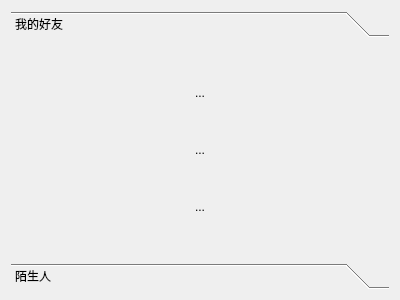
<?xml version="1.0" encoding="UTF-8"?>
<ui version="4.0">
 <class>Form</class>
 <widget class="QWidget" name="Form">
  <property name="geometry">
   <rect>
    <x>0</x>
    <y>0</y>
    <width>400</width>
    <height>300</height>
   </rect>
  </property>
  <property name="windowTitle">
   <string>Form</string>
  </property>
  <layout class="QGridLayout" name="gridLayout_3">
   <item row="0" column="0">
    <widget class="QToolBox" name="toolBox">
     <property name="currentIndex">
      <number>0</number>
     </property>
     <widget class="QWidget" name="page">
      <property name="geometry">
       <rect>
        <x>0</x>
        <y>-121</y>
        <width>368</width>
        <height>351</height>
       </rect>
      </property>
      <attribute name="label">
       <string>我的好友</string>
      </attribute>
      <layout class="QGridLayout" name="gridLayout">
       <item row="0" column="0">
        <widget class="QToolButton" name="toolButton">
         <property name="text">
          <string>...</string>
         </property>
         <property name="icon">
          <iconset resource="res.qrc">
           <normaloff>:/pic/1.png</normaloff>:/pic/1.png</iconset>
         </property>
         <property name="iconSize">
          <size>
           <width>100</width>
           <height>100</height>
          </size>
         </property>
         <property name="autoRepeat">
          <bool>false</bool>
         </property>
         <property name="toolButtonStyle">
          <enum>Qt::ToolButtonTextBesideIcon</enum>
         </property>
         <property name="autoRaise">
          <bool>true</bool>
         </property>
        </widget>
       </item>
       <item row="1" column="0">
        <widget class="QToolButton" name="toolButton_2">
         <property name="text">
          <string>...</string>
         </property>
         <property name="icon">
          <iconset resource="res.qrc">
           <normaloff>:/pic/2.png</normaloff>:/pic/2.png</iconset>
         </property>
         <property name="iconSize">
          <size>
           <width>100</width>
           <height>100</height>
          </size>
         </property>
         <property name="toolButtonStyle">
          <enum>Qt::ToolButtonTextBesideIcon</enum>
         </property>
         <property name="autoRaise">
          <bool>true</bool>
         </property>
        </widget>
       </item>
       <item row="2" column="0">
        <widget class="QToolButton" name="toolButton_3">
         <property name="text">
          <string>...</string>
         </property>
         <property name="icon">
          <iconset resource="res.qrc">
           <normaloff>:/pic/3.png</normaloff>:/pic/3.png</iconset>
         </property>
         <property name="iconSize">
          <size>
           <width>100</width>
           <height>100</height>
          </size>
         </property>
         <property name="toolButtonStyle">
          <enum>Qt::ToolButtonTextBesideIcon</enum>
         </property>
         <property name="autoRaise">
          <bool>true</bool>
         </property>
        </widget>
       </item>
      </layout>
     </widget>
     <widget class="QWidget" name="page_2">
      <property name="geometry">
       <rect>
        <x>0</x>
        <y>0</y>
        <width>368</width>
        <height>351</height>
       </rect>
      </property>
      <attribute name="label">
       <string>陌生人</string>
      </attribute>
      <layout class="QVBoxLayout" name="verticalLayout">
       <item>
        <widget class="QToolButton" name="toolButton_4">
         <property name="text">
          <string>大头</string>
         </property>
         <property name="icon">
          <iconset resource="res.qrc">
           <normaloff>:/pic/7.jpg</normaloff>:/pic/7.jpg</iconset>
         </property>
         <property name="iconSize">
          <size>
           <width>100</width>
           <height>100</height>
          </size>
         </property>
         <property name="toolButtonStyle">
          <enum>Qt::ToolButtonTextBesideIcon</enum>
         </property>
        </widget>
       </item>
       <item>
        <widget class="QToolButton" name="toolButton_5">
         <property name="text">
          <string>企鹅</string>
         </property>
         <property name="icon">
          <iconset resource="res.qrc">
           <normaloff>:/pic/5.jpg</normaloff>:/pic/5.jpg</iconset>
         </property>
         <property name="iconSize">
          <size>
           <width>100</width>
           <height>100</height>
          </size>
         </property>
         <property name="toolButtonStyle">
          <enum>Qt::ToolButtonTextBesideIcon</enum>
         </property>
         <property name="autoRaise">
          <bool>true</bool>
         </property>
        </widget>
       </item>
       <item>
        <widget class="QToolButton" name="toolButton_6">
         <property name="text">
          <string>男神</string>
         </property>
         <property name="icon">
          <iconset resource="res.qrc">
           <normaloff>:/pic/4.jpg</normaloff>:/pic/4.jpg</iconset>
         </property>
         <property name="iconSize">
          <size>
           <width>100</width>
           <height>100</height>
          </size>
         </property>
         <property name="toolButtonStyle">
          <enum>Qt::ToolButtonTextBesideIcon</enum>
         </property>
         <property name="autoRaise">
          <bool>true</bool>
         </property>
        </widget>
       </item>
      </layout>
     </widget>
    </widget>
   </item>
  </layout>
 </widget>
 <resources>
  <include location="res.qrc"/>
 </resources>
 <connections/>
</ui>
